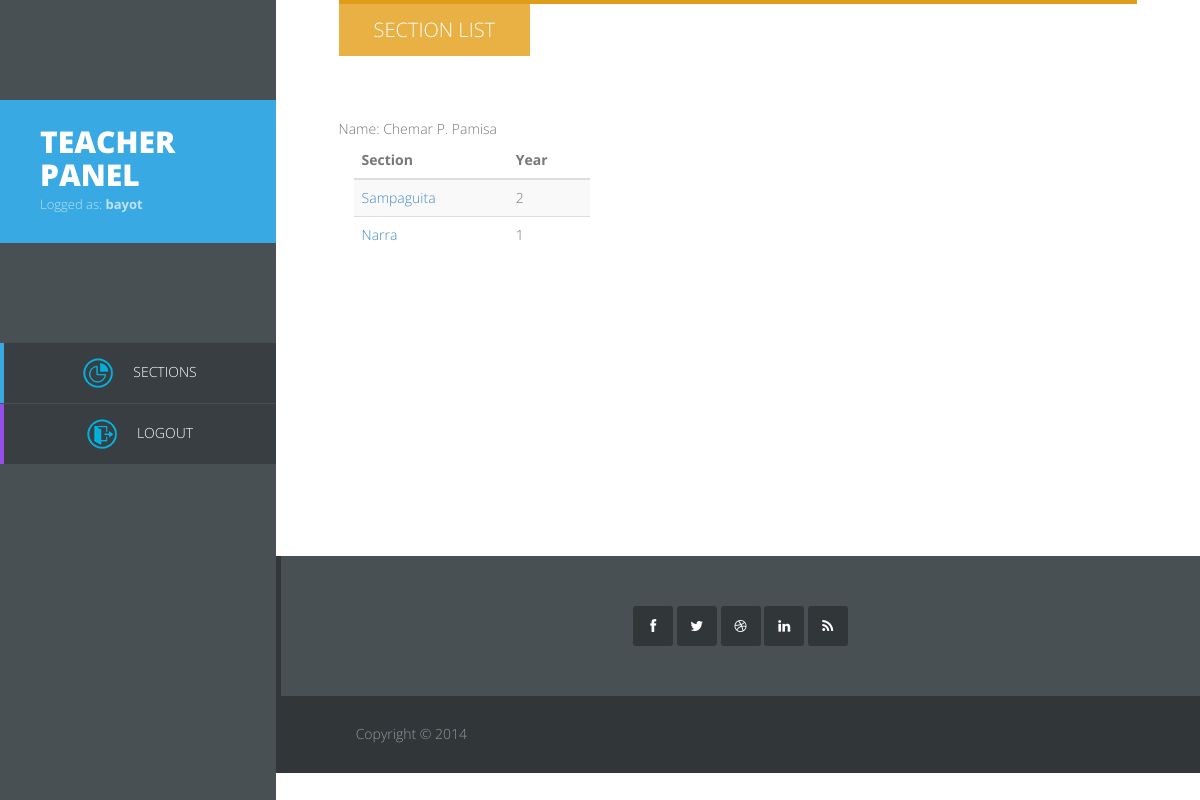
Page /teacher/index.php (signed in) on the committed database.
### tables this page shows
CREATE TABLE IF NOT EXISTS `tblteacher` (
  `t_id` int(10) NOT NULL AUTO_INCREMENT,
  `fname` varchar(200) NOT NULL,
  `address` varchar(200) DEFAULT NULL,
  `cnum` varchar(200) DEFAULT NULL,
  `mname` varchar(50) DEFAULT NULL,
  `lname` varchar(50) DEFAULT NULL,
  PRIMARY KEY (`t_id`)
);

### teacher/index.php (the view, shortened to what this page needs)
<?php
require("common.php");
$s_id = htmlentities($_SESSION['user']['e_id']);
$sql = "SELECT * from tblteacher where t_id = '$s_id' ";
$select = mysql_query($sql);
$query3 = "
			SELECT
			DISTINCT
			a.secdes,
			a.secyear,
			b.sec_id
			FROM
			tblsection a
			INNER JOIN
			tblteachsub b ON
			a.sec_id = b.sec_id
			WHERE
			(b.t_id ='$s_id')
		";
		try
		{
			$stmt3 = $db->prepare($query3);
			$stmt3->execute();
		}
		catch(PDOException $ex3)
		{
			die("Failed to run query: " . $ex3->getMessage());
		}
		$rows3 = $stmt3->fetchAll();
?>
<!DOCTYPE html>
<html>
<head>
	<link rel="stylesheet" href="css/bootstrap.min.css">
	<link rel="stylesheet" href="css/font-awesome.min.css">
	<link rel="stylesheet" href="css/templatemo_misc.css">
	<link rel="stylesheet" href="css/templatemo_style.css">
    </head>
<body>
	<div id="main-sidebar" class="hidden-xs hidden-sm">
		<div class="logo">
			<a href="index.php" rel="nofollow"><h1>TEACHER PANEL</h1></a>
			<span>Logged as: <b> <?php echo htmlentities($_SESSION['user']['username'], ENT_QUOTES, 'UTF-8'); ?> </b> </span>
		</div>
		<div>
	        <ul class="main-menu">
	            <li class="home"><a href="index.php"><span style="padding-right:20px;"><img src="images/section.png"></span>Sections</a></li>
	            <li class="services"><a href="./../logout.php"><span style="padding-right:20px;"><img src="images/exit.png"></span>Logout</a></li>
	        </ul>
		</div>
	</div>
	<div id="main-content">
		<div class="container-fluid">
			<div id="about" class="section-content">
				<div class="row">
					<div class="col-md-14">
                            <div class="section-title">
                                <h2>Section List</h2>
                            </div>
                            <?php while ($row = mysql_fetch_assoc($select))
								{
									echo "Name: " . $row["fname"] . " " . $row["mname"] . " " . $row["lname"] ;
								}
							?>
					</div>
					<div class="col-md-4">
						<table class="table table-striped" id="resultTable">
                            <thead>
                                <tr>
                                <th> <strong>Section</strong> </th>
                                <th> <strong>Year</strong> </th>
                                </tr>
                            </thead>
                            <tbody>
									<?php foreach($rows3 as $row3): ?>
                                        <tr>
                                            <td><a href="teachersub.php?id=<?php echo htmlentities($row3['sec_id'], ENT_QUOTES, 'UTF-8'); ?>"><?php echo htmlentities($row3['secdes'], ENT_QUOTES, 'UTF-8'); ?> </a></td>
                                            <td><?php echo htmlentities($row3['secyear'], ENT_QUOTES, 'UTF-8'); ?></td>
                                        </tr>
                                    <?php endforeach; ?>
                            </tbody>
                            </table>
					</div>
			</div>
            <div id="account" class="section-content">
				<div class="row contact-form">
                <form action="login.php" method="post">
                <div class="row contact-form">
					<div class="col-md-4">
					</div>
               </div>
                 <div class="row contact-form">
					<div class="col-md-4">
					</div>
                 </div>
						<div class="col-md-2 ">
						</div>
                   </form>
				</div>
				</div>
			</div>
		</div>
		<div class="site-footer">
			<div class="first-footer">
				<div class="container-fluid">
					<div class="row">
						<div class="col-md-12">
							<div class="social-footer">
								<ul>
									<li><a href="facebook.com" class="fa fa-facebook"></a></li>
									<li><a href="#" class="fa fa-twitter"></a></li>
									<li><a href="#" class="fa fa-dribbble"></a></li>
									<li><a href="#" class="fa fa-linkedin"></a></li>
									<li><a href="#" class="fa fa-rss"></a></li>
								</ul>
							</div>
						</div>
					</div>
				</div>
			</div>
			<div class="bottom-footer">
				<div class="container-fluid">
					<div class="row">
						<div class="col-md-6">
							<p class="copyright">Copyright © 2014
                            </p>
						</div>
					</div>
				</div>
			</div>
		</div>
	</div>
</body>
</html>

### teacher/css/templatemo_style.css (style rules this page uses)
.main-menu, .responsive-menu ul, .social-member, .progess-bars, .first-footer .social-footer ul { padding: 0; margin: 0; list-style: none; }
body { font: 14px/1.85em 'Open Sans', Arial, Helvetice Neue, sans-serif; color: #777777; font-weight: 300; font-style: normal; -webkit-font-smoothing: antialiased; -webkit-text-size-adjust: 100%; }
a, a:hover, a:focus { text-decoration: none; -webkit-transition: all 150ms ease-in; -moz-transition: all 150ms ease-in; -o-transition: all 150ms ease-in; transition: all 150ms ease-in; }
h1, h2, h3, h4, h5, h6 { font-family: 'Open Sans', Arial, Helvetice Neue, sans-serif; }
*, *:before, *:after { -moz-box-sizing: border-box; -webkit-box-sizing: border-box; box-sizing: border-box; }
#main-content, .full-width-slider { float: right; width: 77%; }
.section-content { padding: 0 7%; margin-bottom: 100px; }
.section-title { border-top: 4px solid; margin-bottom: 60px; }
.section-title h2 { display: inline-block; padding: 15px 35px; color: white; text-transform: uppercase; font-weight: 300; margin: 0; font-size: 20px; }
#about .section-title { border-color: #e09d1a; }
#about h2 { background-color: #e9b144; }
#main-sidebar { float: left; width: 23%; height: 100%; position: fixed; background-color: #495054; color: white; }
.logo { margin: 100px 0; background-color: #38a9e3; padding: 25px 40px; }
.logo a { color: white; }
.logo a h1 { text-transform: uppercase; font-size: 30px; margin: 0; font-weight: 800; }
.logo span { color: #bee3f6; font-size: 13px; }
.main-menu { text-align: center; }
.main-menu li { margin-bottom: 1px; }
.main-menu li a { color: white; text-transform: uppercase; display: block; border-left: 4px solid; padding: 15px 30px; background-color: #383e41; -webkit-transition: all 150ms ease-in; -moz-transition: all 150ms ease-in; -o-transition: all 150ms ease-in; transition: all 150ms ease-in; }
li.home a { border-color: #38a9e3; }
li.services a { border-color: #974dea; }
.contact-form { margin-top: 60px; }
.first-footer { background-color: #495054; padding: 50px; text-align: center; border-left: 5px solid #313639; }
.first-footer .social-footer ul li { display: inline; }
.first-footer .social-footer ul li a { width: 40px; height: 40px; -webkit-border-radius: 3px; border-radius: 3px; background-clip: padding-box; background-color: #313639; text-align: center; line-height: 40px; color: white; }
.bottom-footer { background-color: #313639; color: #949da2; padding: 25px 7% 16px 7%; }

### rows in the picture
tblteacher: fname "Chemar", mname "P.", lname "Pamisa"

### other values in the picture
$_SESSION['user']['username'] "bayot"
$row3['secdes'] "Sampaguita"
$row3['secyear'] "2"
$row3['secdes'] "Narra"
$row3['secyear'] "1"
